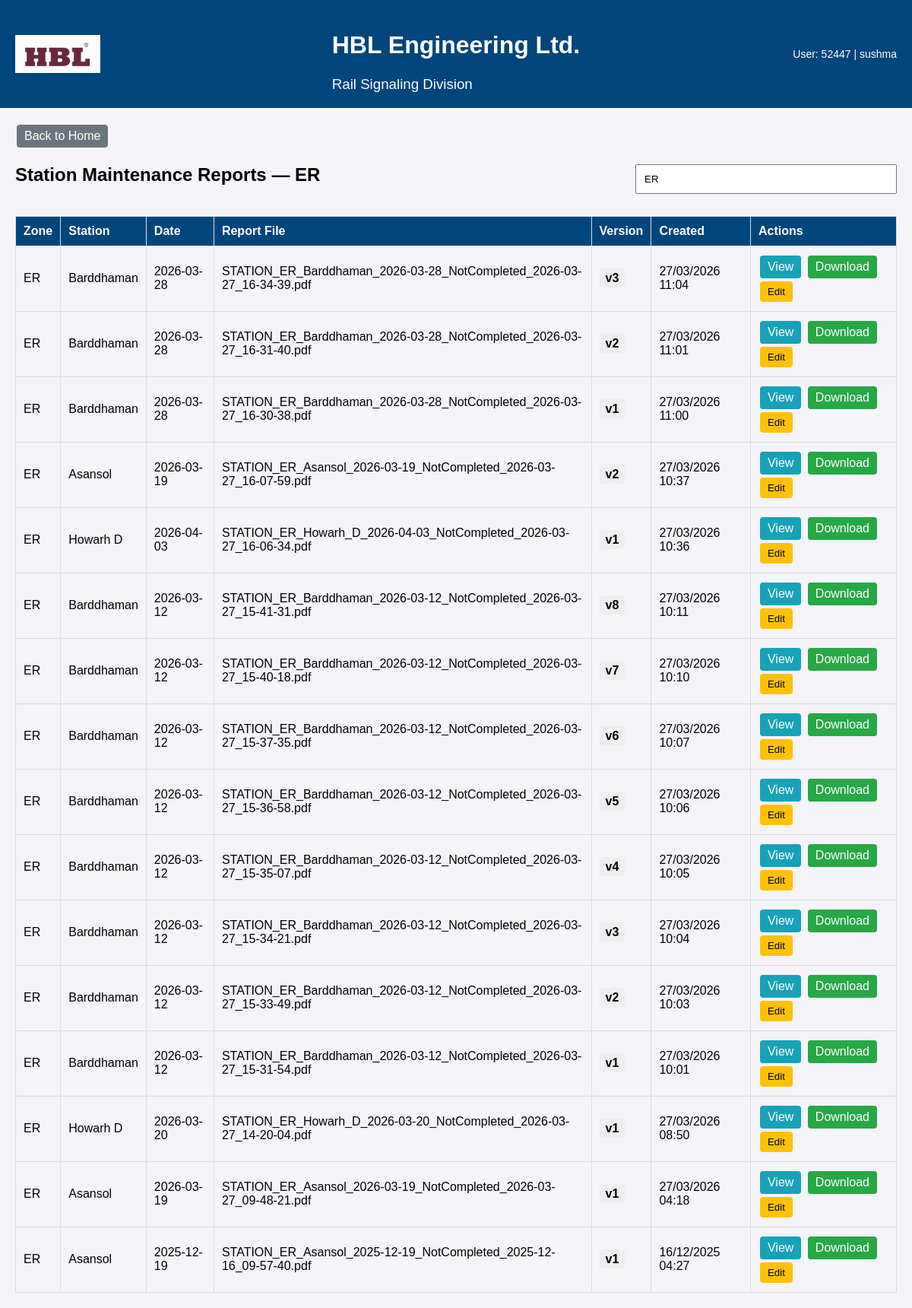
Page /Station/viewReports.php?zone=ER (signed in) on the committed database.
### tables this page shows
CREATE TABLE `station_reports` (
  `id` int(11) NOT NULL,
  `zone` varchar(100) DEFAULT NULL,
  `station` varchar(100) DEFAULT NULL,
  `report_date` date DEFAULT NULL,
  `file_name` varchar(255) DEFAULT NULL,
  `version` int(11) DEFAULT NULL,
  `created_at` timestamp NOT NULL DEFAULT current_timestamp(),
  `file_path` varchar(255) DEFAULT NULL
);

### Station/viewReports.php (the view, shortened to what this page needs)
<?php
$username      = $_SESSION['username'];
$employee_name = $_SESSION['employee_name'] ?? 'Unknown';
$dsn   = "mysql:host=localhost;dbname=maintainance;charset=utf8mb4";
$dbUser = "root";
$dbPass = "Hbl@1234";
try {
    $pdo = new PDO($dsn, $dbUser, $dbPass, [
        PDO::ATTR_ERRMODE => PDO::ERRMODE_EXCEPTION,
        PDO::ATTR_DEFAULT_FETCH_MODE => PDO::FETCH_ASSOC
    ]);
} catch (PDOException $e) {
    echo "DB connection error: " . htmlspecialchars($e->getMessage());
    exit;
}
$filterZone = isset($_GET['zone']) ? trim($_GET['zone']) : '';
$pdo->exec("CREATE TABLE IF NOT EXISTS station_reports (
    id INT AUTO_INCREMENT PRIMARY KEY,
    zone VARCHAR(100),
    station VARCHAR(100),
    report_date DATE,
    file_name VARCHAR(255),
    version INT,
    created_at TIMESTAMP DEFAULT CURRENT_TIMESTAMP,
    file_path VARCHAR(255)
) ENGINE=InnoDB DEFAULT CHARSET=utf8mb4;");
try {
    if ($filterZone !== '') {
        $sql = "
            SELECT id, zone, station, report_date, file_name, version, created_at, file_path
            FROM station_reports
            WHERE LOWER(zone) = LOWER(?)
            ORDER BY created_at DESC, zone, station, report_date DESC, version DESC";
        $stmt = $pdo->prepare($sql);
        $stmt->execute([$filterZone]);
    } else {
        $sql = "
            SELECT id, zone, station, report_date, file_name, version, created_at, file_path
            FROM station_reports
            ORDER BY created_at DESC, zone, station, report_date DESC, version DESC";
        $stmt = $pdo->query($sql);
    }
    $reports = $stmt->fetchAll();
} catch (Exception $e) {
    $reports = [];
}
?>
<!doctype html>
<html lang="en">
<head>
</head>
<body>
<header>
  <img src="./hbl logo.jpg" alt="HBL Logo">
  <div>
    <h1>HBL Engineering Ltd.</h1>
    <h3 style="margin:0; font-weight:400;">Rail Signaling Division</h3>
  </div>
  <div class="profile">User: <?php echo htmlspecialchars($username); ?> | <?php echo htmlspecialchars($employee_name); ?></div>
</header>
<div class="container">
  <a href="station_index.html" class="btn back-btn">Back to Home</a>
  <div class="search-row">
    <h2>Station Maintenance Reports<?php echo $filterZone ? ' — ' . htmlspecialchars($filterZone) : ''; ?></h2>
    <div style="text-align:right;">
      <input id="search-input" type="text" placeholder="Search by Zone, Station or Date..." />
    </div>
  </div>
<?php if (!empty($reports)): ?>
  <table id="report-table">
    <thead>
      <tr>
        <th>Zone</th>
        <th>Station</th>
        <th>Date</th>
        <th>Report File</th>
        <th>Version</th>
        <th>Created</th>
        <th>Actions</th>
      </tr>
    </thead>
    <tbody>
    <?php foreach ($reports as $r):
        $zone    = $r['zone'] ?? '';
        $station = $r['station'] ?? '';
        $date    = $r['report_date'] ?? '';
        $file    = $r['file_name'] ?? '';
        $version = $r['version'] ?? '';
        $created = isset($r['created_at']) ? date('d/m/Y H:i', strtotime($r['created_at'])) : '';
        $filePath = $r['file_path'] ?? ('reports/' . $file);
        $filePathEsc = htmlspecialchars($filePath);
        $rForJs = [
            'zone'       => $zone,
            'station'    => $station,
            'report_date'=> $date,
            'file_name'  => $file,
            'version'    => $version,
            'file_path'  => $filePath
        ];
        $rJson = htmlspecialchars(json_encode($rForJs), ENT_QUOTES, 'UTF-8');
    ?>
      <tr data-zone="<?php echo htmlspecialchars(strtolower($zone)); ?>"
          data-station="<?php echo htmlspecialchars(strtolower($station)); ?>"
          data-date="<?php echo htmlspecialchars(strtolower($date)); ?>">
        <td><?php echo htmlspecialchars($zone); ?></td>
        <td><?php echo htmlspecialchars($station); ?></td>
        <td><?php echo htmlspecialchars($date); ?></td>
        <td><?php echo htmlspecialchars($file); ?></td>
        <td><span class="version-badge">v<?php echo (int)$version; ?></span></td>
        <td><?php echo htmlspecialchars($created); ?></td>
        <td>
          <a class="btn view-btn" href="<?php echo $filePathEsc; ?>" target="_blank">View</a>
          <a class="btn download-btn" href="<?php echo $filePathEsc; ?>" download>Download</a>
          <button class="btn edit-btn" onclick='editRecord(<?php echo $rJson; ?>)'>Edit</button>
        </td>
      </tr>
    <?php endforeach; ?>
    </tbody>
  </table>
<?php endif; ?>
</div>
</body>
</html>

### Station/viewReports.php (style rules this page uses)
body { font-family: Arial, sans-serif; background-color: #f4f4f9; margin: 0; padding: 0; }
header { display:flex; align-items:center; justify-content:center; background:#00457C; color:#fff; padding:20px; position:relative; }
header img { position:absolute; left:20px; height:50px; }
.profile { position:absolute; right:20px; color:#fff; font-size:14px; }
.container { padding:20px; max-width:1200px; margin:0 auto; }
h2 { text-align:center; margin-top:8px; }
table { width:100%; border-collapse:collapse; margin-top:20px; }
th,td { padding:10px; border:1px solid #ddd; text-align:left; }
th { background:#00457C; color:#fff; }
.btn { padding:6px 10px; margin:2px; border:none; color:#fff; border-radius:4px; cursor:pointer; text-decoration:none; display:inline-block; }
.view-btn { background:#17a2b8; }
.edit-btn { background:#ffc107; color:#000; }
.download-btn { background:#28a745; }
.back-btn { background:#6c757d; }
.search-row { display:flex; justify-content:space-between; align-items:center; gap:10px; margin-top:12px; }
#search-input { padding:10px; width:320px; }
.version-badge { background:#eee; padding:4px 8px; border-radius:4px; font-weight:700; }

### rows in the picture
station_reports: zone "ER", station "Barddhaman", report_date "2026-03-28", file_name "STATION_ER_Barddhaman_2026-03-28_NotCompleted_2026-03-27_16-34-39.pdf", version "3", created_at "27/03/2026 11:04"
station_reports: zone "ER", station "Barddhaman", report_date "2026-03-28", file_name "STATION_ER_Barddhaman_2026-03-28_NotCompleted_2026-03-27_16-31-40.pdf", version "2", created_at "27/03/2026 11:01"
station_reports: zone "ER", station "Barddhaman", report_date "2026-03-28", file_name "STATION_ER_Barddhaman_2026-03-28_NotCompleted_2026-03-27_16-30-38.pdf", version "1", created_at "27/03/2026 11:00"
station_reports: zone "ER", station "Asansol", report_date "2026-03-19", file_name "STATION_ER_Asansol_2026-03-19_NotCompleted_2026-03-27_16-07-59.pdf", version "2", created_at "27/03/2026 10:37"
station_reports: zone "ER", station "Howarh D", report_date "2026-04-03", file_name "STATION_ER_Howarh_D_2026-04-03_NotCompleted_2026-03-27_16-06-34.pdf", version "1", created_at "27/03/2026 10:36"
station_reports: zone "ER", station "Barddhaman", report_date "2026-03-12", file_name "STATION_ER_Barddhaman_2026-03-12_NotCompleted_2026-03-27_15-41-31.pdf", version "8", created_at "27/03/2026 10:11"
station_reports: zone "ER", station "Barddhaman", report_date "2026-03-12", file_name "STATION_ER_Barddhaman_2026-03-12_NotCompleted_2026-03-27_15-40-18.pdf", version "7", created_at "27/03/2026 10:10"
station_reports: zone "ER", station "Barddhaman", report_date "2026-03-12", file_name "STATION_ER_Barddhaman_2026-03-12_NotCompleted_2026-03-27_15-37-35.pdf", version "6", created_at "27/03/2026 10:07"
station_reports: zone "ER", station "Barddhaman", report_date "2026-03-12", file_name "STATION_ER_Barddhaman_2026-03-12_NotCompleted_2026-03-27_15-36-58.pdf", version "5", created_at "27/03/2026 10:06"
station_reports: zone "ER", station "Barddhaman", report_date "2026-03-12", file_name "STATION_ER_Barddhaman_2026-03-12_NotCompleted_2026-03-27_15-35-07.pdf", version "4", created_at "27/03/2026 10:05"
station_reports: zone "ER", station "Barddhaman", report_date "2026-03-12", file_name "STATION_ER_Barddhaman_2026-03-12_NotCompleted_2026-03-27_15-34-21.pdf", version "3", created_at "27/03/2026 10:04"
station_reports: zone "ER", station "Barddhaman", report_date "2026-03-12", file_name "STATION_ER_Barddhaman_2026-03-12_NotCompleted_2026-03-27_15-33-49.pdf", version "2", created_at "27/03/2026 10:03"
station_reports: zone "ER", station "Barddhaman", report_date "2026-03-12", file_name "STATION_ER_Barddhaman_2026-03-12_NotCompleted_2026-03-27_15-31-54.pdf", version "1", created_at "27/03/2026 10:01"
station_reports: zone "ER", station "Howarh D", report_date "2026-03-20", file_name "STATION_ER_Howarh_D_2026-03-20_NotCompleted_2026-03-27_14-20-04.pdf", version "1", created_at "27/03/2026 08:50"
station_reports: zone "ER", station "Asansol", report_date "2026-03-19", file_name "STATION_ER_Asansol_2026-03-19_NotCompleted_2026-03-27_09-48-21.pdf", version "1", created_at "27/03/2026 04:18"
station_reports: zone "ER", station "Asansol", report_date "2025-12-19", file_name "STATION_ER_Asansol_2025-12-19_NotCompleted_2025-12-16_09-57-40.pdf", version "1", created_at "16/12/2025 04:27"

### other values in the picture
$username "52447"
$employee_name "sushma"
$filterZone "ER"
